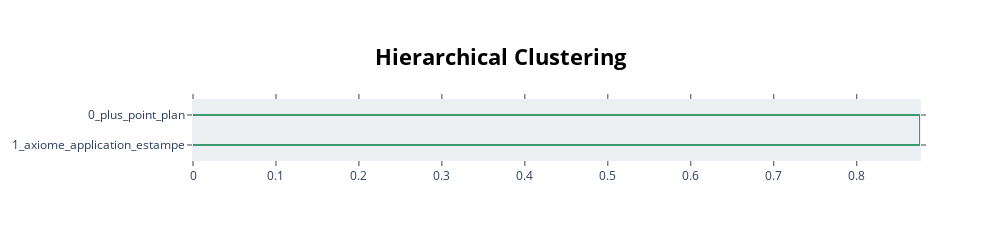

Notebook source saved alongside this figure:
### Code cell
topic_model.visualize_hierarchy().show()

### Figure 1 — Plotly figure (JSON) as saved in the notebook; plotly's stock layout.template omitted (floating-point values rounded to 4 significant figures)
{"data": [{"hoverinfo": "text", "marker": {"color": "rgb(61,153,112)"}, "mode": "lines", "type": "scatter", "x": [0, 0.8763, 0.8763, 0], "xaxis": "x", "y": [-5, -5, -15, -15], "yaxis": "y"}], "layout": {"autosize": false, "height": 230, "hoverlabel": {"bgcolor": "white", "font": {"family": "Rockwell", "size": 16}}, "hovermode": "closest", "plot_bgcolor": "#ECEFF1", "showlegend": false, "title": {"font": {"color": "Black", "size": 22}, "text": "<b>Hierarchical Clustering</b>", "x": 0.5, "xanchor": "center", "yanchor": "top"}, "width": 1000, "xaxis": {"autorange": true, "mirror": "allticks", "range": [0, 0.8763], "rangemode": "tozero", "showgrid": false, "showline": true, "showticklabels": true, "ticks": "outside", "type": "linear", "zeroline": false}, "yaxis": {"mirror": "allticks", "range": [-20, 0], "rangemode": "tozero", "showgrid": false, "showline": true, "showticklabels": true, "tickmode": "array", "ticks": "outside", "ticktext": ["0_plus_point_plan", "1_axiome_application_estampe"], "tickvals": [-5, -15], "type": "linear", "zeroline": false}}}
